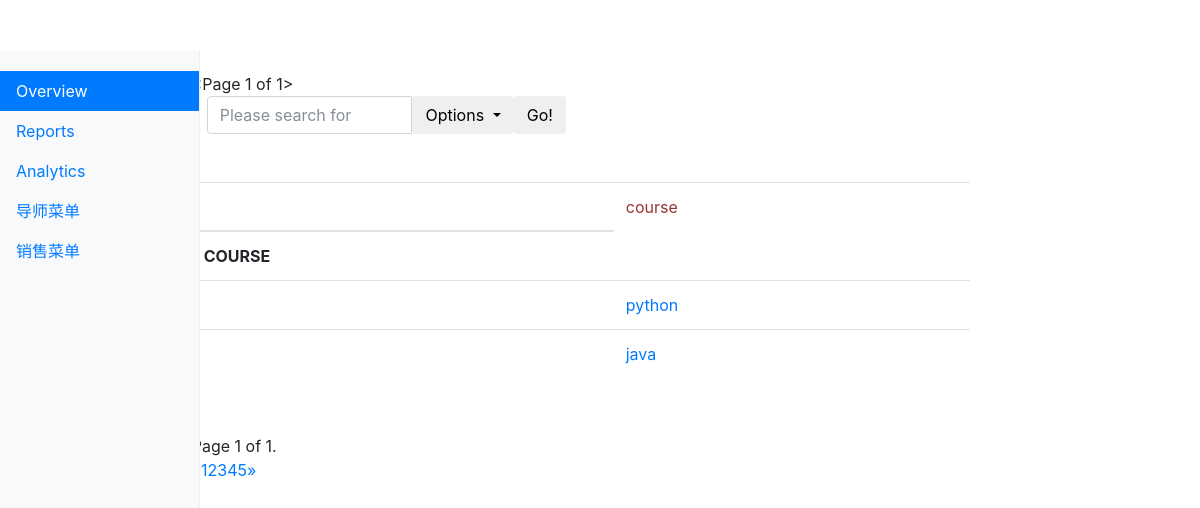
The app's page /kingadmin/crm/course/ (signed in), older data.
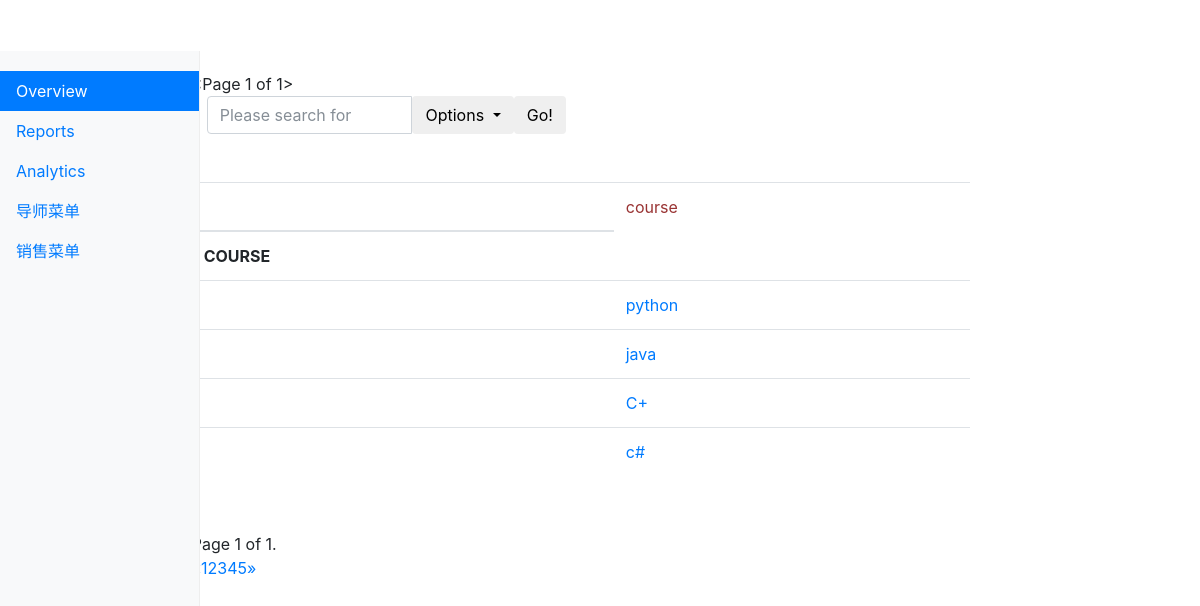
The same page, newer data.
### crm/models.py (models this page shows, shortened)
class Menus(models.Model):
    name = models.CharField(max_length=64)
    url_type_choices = ((0,'absolute'),(1,'dynamic'))
    url_type = models.SmallIntegerField(choices=url_type_choices,default=0)
    url_name = models.CharField(max_length=128)
    class Meta:
        unique_together = ('name','url_name')

class Course(models.Model):
    name = models.CharField(max_length=64, verbose_name="课程名称", unique = True)
    price = models.PositiveIntegerField(verbose_name="价格")
    period = models.PositiveIntegerField(verbose_name="课程周期(月)",default=5)
    outline = models.TextField(verbose_name="大纲")
    def __str__(self):
        return self.name

### kingadmin/views.py (the view)
# urls.py: url(r'^(\w+)/(\w+)/$', views.table_list, name="table_list"),
@login_required
def table_list(request, app_name, model_name):
    admin_class = site.enabled_admin[app_name][model_name] #get the admin_class class save in the list
    querysets = admin_class.model.objects.all() # get the data
    filter_list = request.GET
    filtered_query, querysets = selected_set(filter_list, querysets)
    admin_class.filtered_query = filtered_query
    querysets = querysets.order_by('id')
    need_sort_column_name,sorted_querysets, sorted_column = sorted_querysets_by_column(request, querysets, admin_class)
    searched_queryset = searched_querysets(request, sorted_querysets, admin_class)
    querysets  = Paginator(searched_queryset ,4)
    page = request.GET.get('page')
    try:
        querysets = querysets.get_page(page)
    except PageNotAnInteger:
        querysets = querysets.get_page(1)
    except EmptyPage:
        querysets = querysets.get_page(querysets.num_pages)
    admin_class.sorted_colunm_name = need_sort_column_name
    admin_class.sorted_column = sorted_column
    return render(request, "kingadmin/table_list.html",\
                  {"querysets": querysets,"model_name":model_name,\
                   "admin_class":admin_class, "need_sort_column_name": need_sort_column_name})

### kingadmin/templatetags/kingadmin_tags.py (called while the page is built)
@register.simple_tag
def build_table_row(count,obj, admin_class):
    ele = ""
    if admin_class.list_display:
        for index, column_name in enumerate(admin_class.list_display):
            column_obj = admin_class.model._meta.get_field(column_name)
            if column_obj.choices:
                column_data = getattr(obj, "get_%s_display" %column_name)()
            else:
                column_data = getattr(obj, column_name)
            if not index:
                ele += "<td><a href='%s/change'>%s</a></td>" % (obj.id, column_data)
            else:
                ele += "<td>%s</td>" % column_data
    else:
        ele += "<td><a href='%s/change'>%s</a></td>" % (count, obj)
    return mark_safe(ele)

@register.simple_tag
def get_model_name(admin_class):
    return admin_class.model._meta.model_name.upper()

@register.simple_tag
def get_filteredlist_pagenum(admin_class, querysets):
    page_num = querysets.number
    filtered_list = admin_class.filtered_query
    ele = ""
    if page_num:
        ele += "&page=%s" % page_num
    if filtered_list:
        for k, v in filtered_list.items():
            ele += "&%s=%s" % (k, v)
    return mark_safe(ele)

@register.simple_tag
def get_sorted_column(admin_class):
    if admin_class.sorted_column:
        for k,v in admin_class.sorted_column.items():
            return v
    else:
        return ""

### kingadmin/views.py (called while the page is built, shortened)
def selected_set(filter_list, querysets):
    filtered_list = {}
    for key,value in filter_list.items():
        if key in ("page","o","search_fileds"):continue
        if value == "---------":
            filtered_list[key] = "1970-07-01"
        elif value:
            filtered_list[key] = value
    return filtered_list, querysets.filter(**filtered_list)

def sorted_querysets_by_column(request, querysets, admin_class):
    need_sort_column_index = request.GET.get('o')
    sorted_column = {}
    if not need_sort_column_index:
        return None, querysets, sorted_column
    else:
        need_sort_column_name = admin_class.list_display[abs(int(need_sort_column_index))]
        querysets = querysets.order_by(need_sort_column_name)
        sorted_column[need_sort_column_name.strip('-')] = '-' + need_sort_column_index
        return need_sort_column_name, querysets, sorted_column

### kingadmin/templates/kingadmin/table_list.html (shortened to what this page needs)
{% extends "kingadmin/index.html" %}
{% load kingadmin_tags %}
{% block dashboard %}
    {{ querysets }}
    <div>
    <form method="get">
        <div class="col-lg-6">
            <div class="input-group">
                <input type="text" class="form-control" placeholder="Please search for " name="search_fileds">
                <div class="input-group-btn">
                    <button type="button" class="btn btn-default dropdown-toggle" data-toggle="dropdown" aria-haspopup="true" aria-expanded="false">
                      <span>Options</span>
                    </button>
                  </div>
                  <span class="input-group-btn">
                    <button class="btn btn-default" type="submit">Go!</button>
                  </span>
            </div>
        </div>
    </form>
    <br>
    <br>
    </div>
    <table class="table table-hover">
    <thead>
        <tr>
            <th>
                <td style="color: #993333">{{ model_name }} </td>
            </th>
        </tr>
    </thead>
    <tbody>
    <tr>
        <th>
            {% if admin_class.list_display %}
                {% for item in admin_class.list_display %}
                    <td><a href="?o={% get_order_method need_sort_column_name item admin_class%}{% get_filteredlist_pagenum admin_class querysets %}">{{ item }}</a>
                        {% build_order_method_arrow need_sort_column_name item admin_class %}
                    </td>
                {% endfor %}
            {% else %}
                {% get_model_name admin_class %}
            {% endif %}
        </th>
    </tr>
    {% for  item in querysets %}
        <tr>
            <th>
               {% build_table_row forloop.counter item admin_class  %}
            </th>
        </tr>
    {% endfor %}
    </tbody>
    </table>
    {% build_page_navigation querysets admin_class %}
    <div class="pagination">
        <span class="step-links">
            <span class="current">
                Page {{ querysets.number }} of {{ querysets.paginator.num_pages }}.
            </span>
        </span>
    </div>
    <nav aria-label="Page navigation">
  <ul class="pagination">
    <li>
      <a href="#" aria-label="Previous">
        <span aria-hidden="true">&laquo;</span>
      </a>
    </li>
    <li><a href="#">1</a></li>
    <li><a href="#">2</a></li>
    <li><a href="#">3</a></li>
    <li><a href="#">4</a></li>
    <li><a href="#">5</a></li>
    <li>
      <a href="#" aria-label="Next">
        <span aria-hidden="true">&raquo;</span>
      </a>
    </li>
  </ul>
</nav>
{% endblock %}

### kingadmin/templates/kingadmin/index.html (shortened to what this page needs)
<!DOCTYPE html>
<html lang="en"><head><meta http-equiv="Content-Type" content="text/html; charset=UTF-8">
    <link href="/static/css/bootstrap.min.css" rel="stylesheet">
    <link href="/static/css/dashboard.css" rel="stylesheet">
</head>
  <body>
    <div class="container-fluid">
      <div class="row">
        <nav class="col-sm-3 col-md-2 d-none d-sm-block bg-light sidebar">
          <ul class="nav nav-pills flex-column">
            <li class="nav-item">
              <a class="nav-link active" href="https://getbootstrap.com/docs/4.0/examples/dashboard/#">Overview <span class="sr-only">(current)</span></a>
            </li>
            <li class="nav-item">
              <a class="nav-link" href="#">Reports</a>
            </li>
            <li class="nav-item">
              <a class="nav-link" href="#">Analytics</a>
            </li>
              {% for role_list in request.user.userprofile.role.all %}
                  {% for menu in role_list.menus.all  %}
                       <li class="nav-item">
                                 <a class="nav-link" href="{% if menu.url_type == 0 %}{{ menu.url_name }} {% else %}{% url menu.url_name  %}{% endif %}">{{menu.name }} </a>
                       </li>
                  {% endfor %}
              {% endfor %}
          </ul>
        </nav>
      <div class="col-sm-9 col-sm-offset-3 col-md-10 col-md-offset-2 main">
        <main role="main" class="col-sm-9 ml-sm-auto col-md-10 pt-3">
            {% block dashboard %}{% endblock %}
        </main>
      </div>
      </div>
    </div>
</body>
</html>

### static/css/dashboard.css (style rules this page uses)
body { padding-top: 3.5rem; }
.sidebar { position: fixed; top: 51px; bottom: 0; left: 0; z-index: 1000; padding: 20px 0; overflow-x: hidden; overflow-y: auto; border-right: 1px solid #eee; }
.sidebar .nav { margin-bottom: 20px; }
.sidebar .nav-item { width: 100%; }
.sidebar .nav-item + .nav-item { margin-left: 0; }
.sidebar .nav-link { border-radius: 0; }

Row changes from the older to the newer data that the page shows:
added Course: name "C+"
added Course: name "c#"
